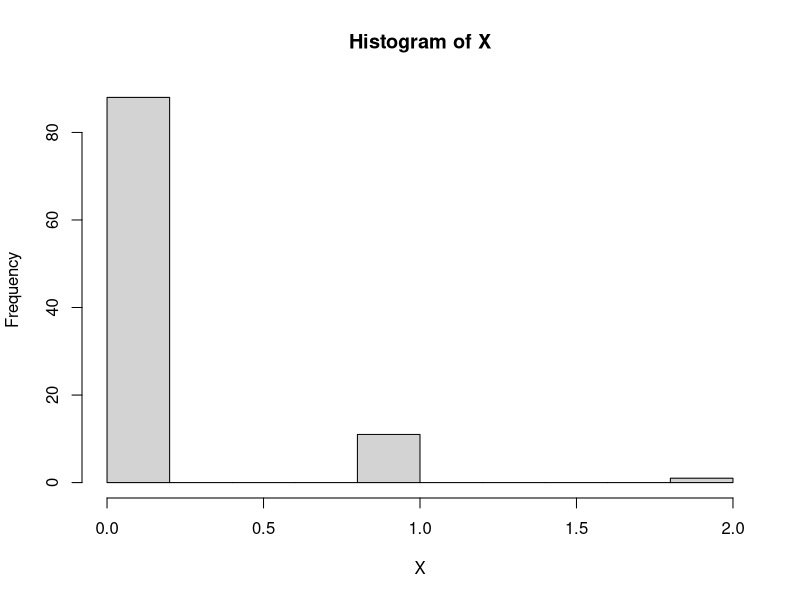

Source code (R): (Note: this script raises an error after producing the figure.)
?rgeom
X = rgeom(100, 0.9);
X;
max(X);min(X);mean(X);median(X);range(X);quantile(X);IQR(X);hist(X);sd(X);var(X);
P = pgeom(5,p);
P;
